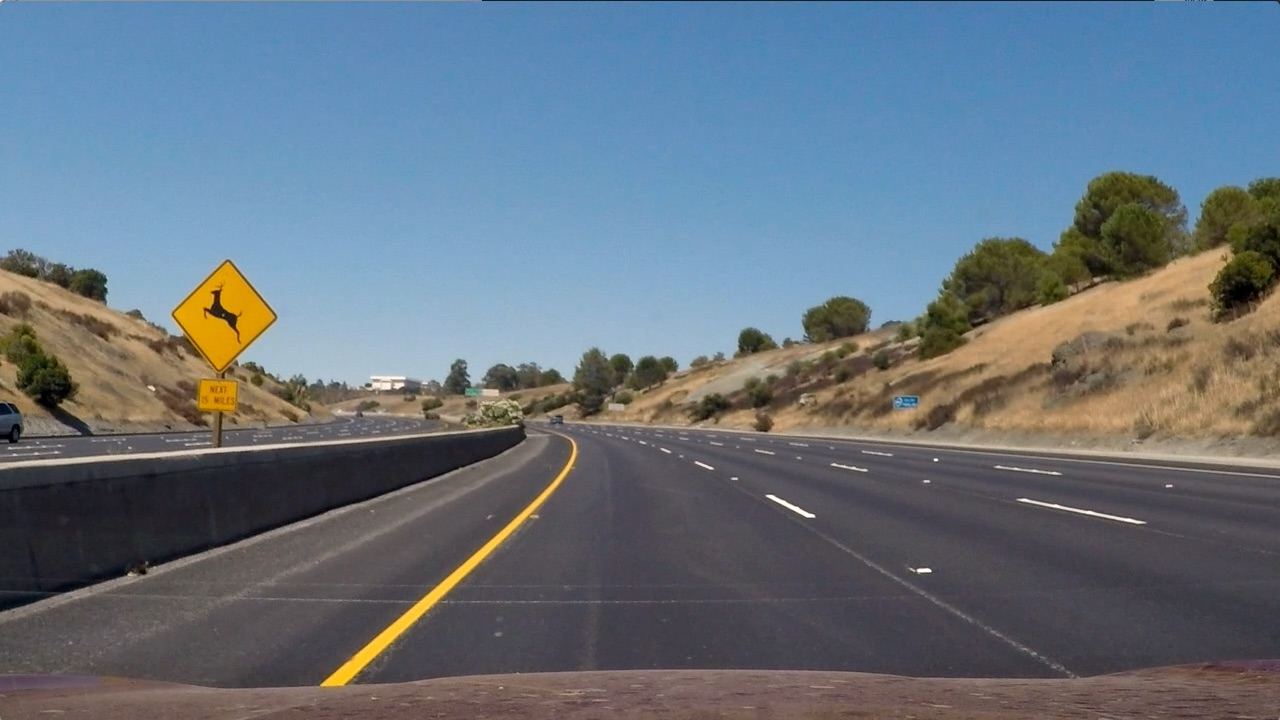
#> input picture Project4-Advanced-Lane-Lines/test_images/test2.jpg, 1280 x 720 px, found by its file name
$ python line_fit_video.py   (older library calls are emulated)
#> lines starting #> are read from the running program, lines starting #| are printed output that depends on the picture; after the words box and inside, x2 and y2 are one past the last pixel; in counts of white or black regions, pixels touching at a corner belong together
#> (reads Project4-Advanced-Lane-Lines/outdated versions/version1.0/calibrate_camera.p from the repository)
#> (the call stopped at in annotate_video, `video = VideoFileClip(input_file)`: moviepy is not available in this run)
#> further down, img is the input picture: shape (720, 1280, 3); mean R, G, B 102.8, 114.6, 125.5
### Project4-Advanced-Lane-Lines/outdated versions/version1.0/combined_thresh.py
import matplotlib
import matplotlib
matplotlib.use("Qt5Agg")
import matplotlib.pyplot as plt
import matplotlib.image as mpimg
import numpy as np
import cv2
import glob
import pickle


def abs_sobel_thresh(image, orient='x', sobel_kernel=3, thresh=(0, 255)):
    # Calculate directional gradient
    # Apply threshold
#> called with orient = 'x', sobel_kernel = 5, thresh = (50, 100)
    thresh_min,thresh_max = thresh[0],thresh[1]
    gray = cv2.cvtColor(image, cv2.COLOR_RGB2GRAY)
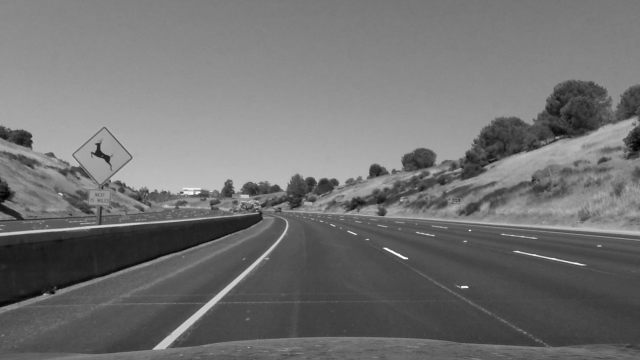
#> gray: shape (720, 1280) (shown at 1/2 size); min 0, max 254, mean 113.4
    if orient=='x':
        sobel = cv2.Sobel(gray, cv2.CV_64F, 1, 0,ksize=sobel_kernel)
    elif orient=='y':
        sobel = cv2.Sobel(gray, cv2.CV_64F, 0, 1,ksize=sobel_kernel)
    abs_sobel = np.absolute(sobel)

    scaled_sobel = np.uint8(255*abs_sobel/np.max(abs_sobel))
    grad_binary = np.zeros_like(scaled_sobel)
    grad_binary[(scaled_sobel >= thresh_min) & (scaled_sobel <= thresh_max)] = 1

    return grad_binary

def mag_thresh(image, sobel_kernel=3, mag_thresh=(0, 255)):
    # Calculate gradient magnitude
    # Apply threshold
    gray = cv2.cvtColor(image, cv2.COLOR_RGB2GRAY)
    sobelx = cv2.Sobel(gray, cv2.CV_64F, 1, 0,ksize=sobel_kernel)
    sobely = cv2.Sobel(gray, cv2.CV_64F, 0, 1,ksize=sobel_kernel)
    abs_sobelxy = np.sqrt(np.power(sobelx,2)+np.power(sobely,2))
    scaled_sobel = np.uint8(255*abs_sobelxy/np.max(abs_sobelxy))
    mag_binary = np.zeros_like(scaled_sobel)
    mag_binary[(scaled_sobel >= mag_thresh[0]) & (scaled_sobel <= mag_thresh[1])] = 1

    return mag_binary

def dir_threshold(image, sobel_kernel=3, thresh=(0, np.pi/2)):
    # Calculate gradient direction
    # Apply threshold
    gray = cv2.cvtColor(image, cv2.COLOR_RGB2GRAY)
    sobelx = cv2.Sobel(gray, cv2.CV_64F, 1, 0, ksize=sobel_kernel)
    sobely = cv2.Sobel(gray, cv2.CV_64F, 0, 1, ksize=sobel_kernel)
    abs_sobelx = np.absolute(sobelx)
    abs_sobely = np.absolute(sobely)
    grad_dir = np.absolute(np.arctan2(abs_sobely, abs_sobelx))
    dir_binary = np.zeros_like(grad_dir)
    dir_binary[(grad_dir >= thresh[0]) & (grad_dir <= thresh[1])] = 1

    return dir_binary

def hls_thresh(img, thresh=(100, 255)):
    # convert RGB to HLS and threshold to binary image using
    # S channel

    hls = cv2.cvtColor(img, cv2.COLOR_RGB2HLS).astype(np.float)
    s_channel = hls[:, :, 2]
    binary_output = np.zeros_like(s_channel)
    binary_output[(s_channel > thresh[0]) & (s_channel <= thresh[1])] = 1
    return binary_output

def pipeline(image, ksize=3):
    # Apply each of the thresholding functions
    gradx = abs_sobel_thresh(image, orient='x', sobel_kernel=ksize, thresh=(50,100))
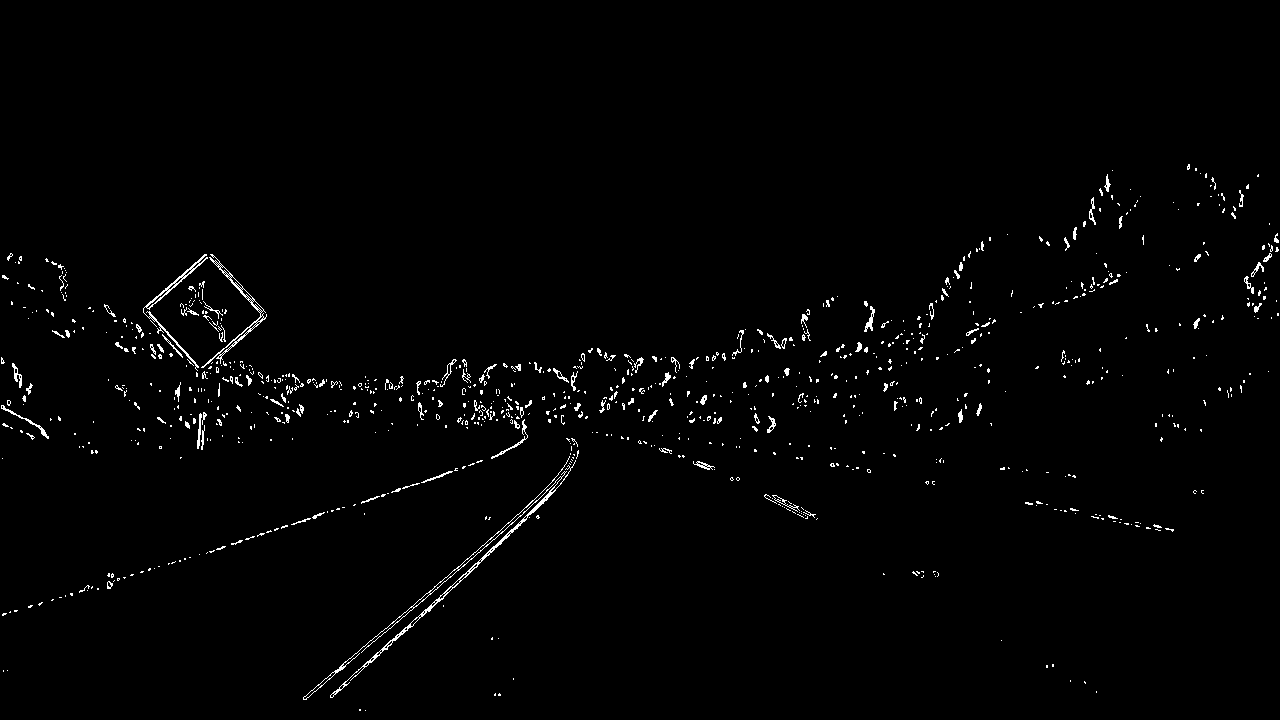
#> gradx: shape (720, 1280); values 0 (black) and 1 (white), 1.3% white in thin lines or dots, all inside (x1, y1, x2, y2) = (1, 164, 1279, 711)
    grady = abs_sobel_thresh(image, orient='y', sobel_kernel=ksize, thresh=(50,100 ))
#> call 2 of abs_sobel_thresh, with orient = 'y', sobel_kernel = 5, thresh = (50, 100)
#> in abs_sobel_thresh (call 2), `sobel = cv2.Sobel(gray, cv2.CV_64F, 0, 1,ksize=sobel_kernel)`:
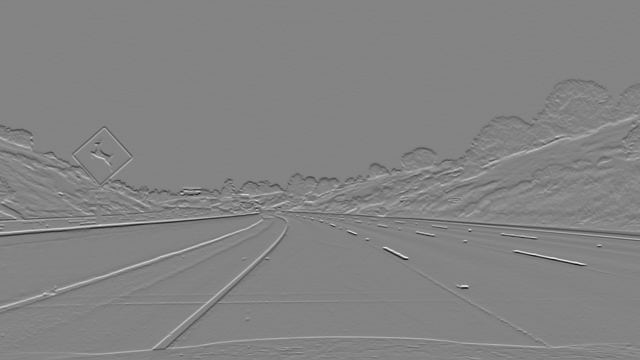
#> sobel: shape (720, 1280) float64 (shown at 1/2 size); min -8482, max 7948, mean -4.6; drawn with min black and max white
#> grady: shape (720, 1280); values 0 (black) and 1 (white), 2.5% white in thin lines or dots, all inside (x1, y1, x2, y2) = (0, 160, 1280, 718)
    mag_binary = mag_thresh(image, sobel_kernel=ksize, mag_thresh=(50, 205))
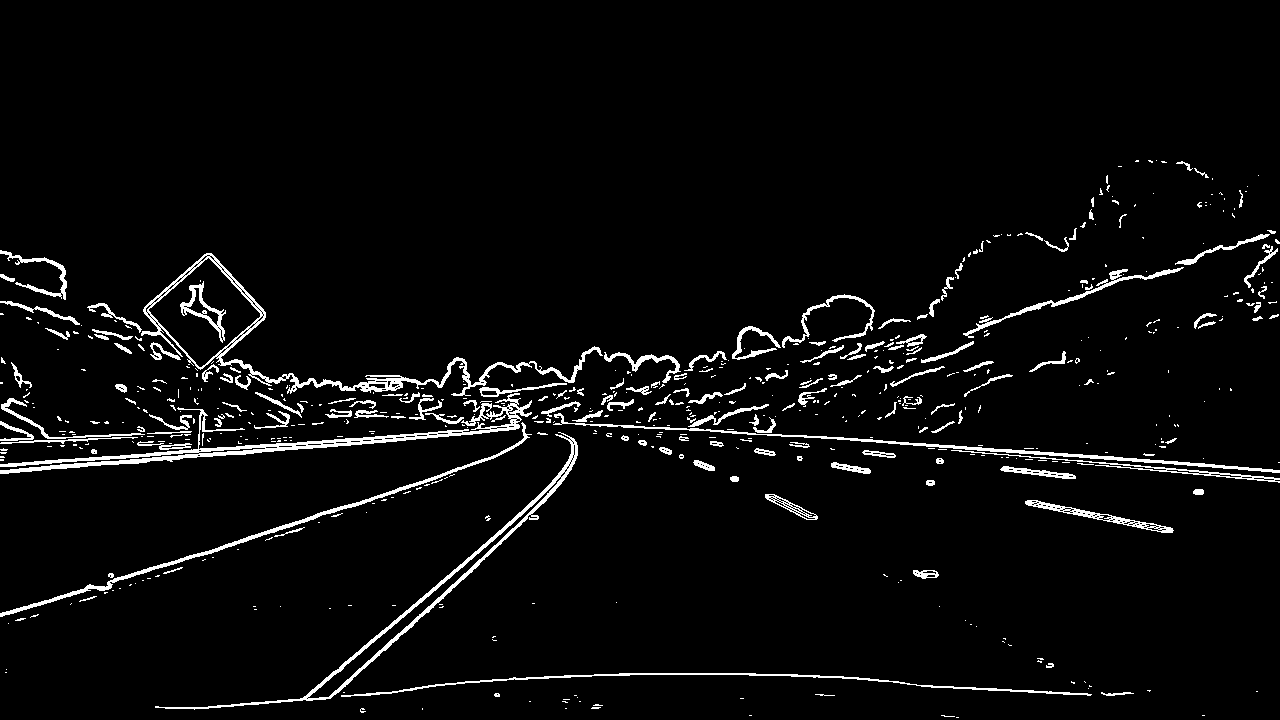
#> mag_binary: shape (720, 1280); values 0 (black) and 1 (white), 4% white; 594 white regions (430 under 20 px), largest, box (x1, y1, x2, y2) and area: (0, 393, 532, 474) 4369, (141, 253, 603, 396) 3771, (155, 432, 578, 710) 3155
    dir_binary = dir_threshold(image, sobel_kernel=15, thresh=(0.7, 1.3))
#> (the rest of the program and of its run is left out)
